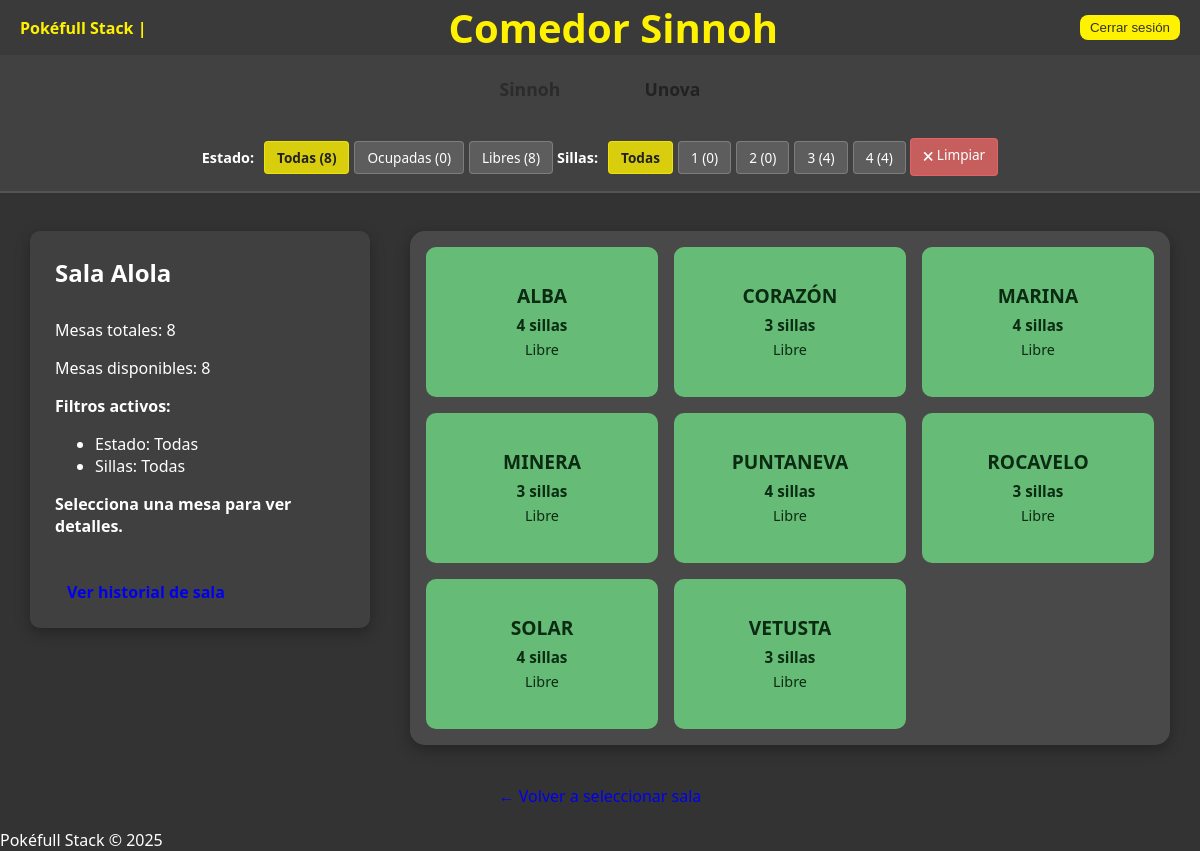
Page /pages/salas/comedores/sinnoh.php on the committed database.
### tables this page shows
CREATE TABLE mesa(
    idMesa INT PRIMARY KEY AUTO_INCREMENT NOT NULL,
    nombre VARCHAR(60) NOT NULL,
    numSillas INT NOT NULL,
    estado ENUM('libre','ocupada', 'reservada', 'mantenimiento') NOT NULL,
    idSala INT NOT NULL
);

### pages/salas/comedores/sinnoh.php (the view, shortened to what this page needs)
<?php
require_once '../../../database/conexion.php';
$filtro_estado = $_GET['filtro_estado'] ?? 'todas';
$filtro_sillas = $_GET['filtro_sillas'] ?? 'todas';
try {
    $sql = "SELECT * FROM mesa WHERE idSala = 4";
    $sql .= " ORDER BY nombre";
    $stmt = $conn->prepare($sql);
    $stmt->execute();
    $mesas = $stmt->fetchAll(PDO::FETCH_ASSOC);
} catch (PDOException $e) {
    $mesas = [];
    $errorMsg = "Error al leer mesas: " . $e->getMessage();
}
$selectedMesa = null;
?>
<!DOCTYPE html>
<html lang="es">
<head>
    <link rel="stylesheet" href="./../../../styles/estilos.css">
</head>
<body class="body-sinnoh">
    <header>
        <span>Pokéfull Stack | <?php echo $_SESSION['username'];?></span>
        <h1>Comedor Sinnoh</h1>
        <form id="cerrar-sesion" action="./../../../processes/logout.php" method="post">
            <button type="submit" class="btn-cerrar">Cerrar sesión</button>
        </form>
    </header>
    <div class="sala-buttons">
        <a href="./sinnoh.php" class="btn-link" disabled>Sinnoh</a>
        <a href="./unova.php" class="btn-link">Unova</a>
    </div>
    <?php
    $total_mesas = count($mesas);
    $ocupadas = 0;
    $libres = 0;
    foreach ($mesas as $m) {
        if ($m['estado'] === 'libre') $libres++;
    }
    $sillas_1 = 0;
    $sillas_2 = 0;
    $sillas_3 = 0;
    $sillas_4 = 0;
    foreach ($mesas as $m) {
        if ($m['numSillas'] == 3) $sillas_3++;
        if ($m['numSillas'] == 4) $sillas_4++;
    }
    ?>
    <div class="filtros-bar">
        <div class="filtro-grupo">
            <span class="filtro-label">Estado:</span>
            <div class="filtro-botones">
                <a href="?filtro_estado=todas&filtro_sillas=<?= $filtro_sillas ?>"
                   class="filtro-btn <?= $filtro_estado === 'todas' ? 'filtro-activo' : '' ?>">
                    Todas (<?= $total_mesas ?>)
                </a>
                <a href="?filtro_estado=ocupadas&filtro_sillas=<?= $filtro_sillas ?>"
                   class="filtro-btn <?= $filtro_estado === 'ocupadas' ? 'filtro-activo' : '' ?>">
                    Ocupadas (<?= $ocupadas ?>)
                </a>
                <a href="?filtro_estado=libres&filtro_sillas=<?= $filtro_sillas ?>"
                   class="filtro-btn <?= $filtro_estado === 'libres' ? 'filtro-activo' : '' ?>">
                    Libres (<?= $libres ?>)
                </a>
            </div>
        </div>
        <div class="filtro-grupo">
            <span class="filtro-label">Sillas:</span>
            <div class="filtro-botones">
                <a href="?filtro_estado=<?= $filtro_estado ?>&filtro_sillas=todas"
                   class="filtro-btn <?= $filtro_sillas === 'todas' ? 'filtro-activo' : '' ?>">
                    Todas
                </a>
                <a href="?filtro_estado=<?= $filtro_estado ?>&filtro_sillas=1"
                   class="filtro-btn <?= $filtro_sillas === '1' ? 'filtro-activo' : '' ?>">
                    1 (<?= $sillas_1 ?>)
                </a>
                <a href="?filtro_estado=<?= $filtro_estado ?>&filtro_sillas=2"
                   class="filtro-btn <?= $filtro_sillas === '2' ? 'filtro-activo' : '' ?>">
                    2 (<?= $sillas_2 ?>)
                </a>
                <a href="?filtro_estado=<?= $filtro_estado ?>&filtro_sillas=3"
                   class="filtro-btn <?= $filtro_sillas === '3' ? 'filtro-activo' : '' ?>">
                    3 (<?= $sillas_3 ?>)
                </a>
                <a href="?filtro_estado=<?= $filtro_estado ?>&filtro_sillas=4"
                   class="filtro-btn <?= $filtro_sillas === '4' ? 'filtro-activo' : '' ?>">
                    4 (<?= $sillas_4 ?>)
                </a>
            </div>
        </div>
        <div class="filtro-grupo">
            <a href="?" class="filtro-btn filtro-limpiar">
                🗙 Limpiar
            </a>
        </div>
    </div>
    <div class="contenedor-principal">
    <div class="info-sala">
        <h2>Sala Alola</h2>
        <?php if (!$selectedMesa): ?>
            <p>Mesas totales: <?= $total_mesas ?></p>
            <p>Mesas disponibles: <?= $libres ?></p>
            <p><strong>Filtros activos:</strong></p>
            <ul>
                <li>Estado: <?= $filtro_estado === 'todas' ? 'Todas' : ucfirst($filtro_estado) ?></li>
                <li>Sillas: <?= $filtro_sillas === 'todas' ? 'Todas' : $filtro_sillas ?></li>
            </ul>
                <strong>Selecciona una mesa para ver detalles.</strong>
                <br><br><br>
                <a class="btn-toggle" href="../../historialSala.php?idSala=4">Ver historial de sala</a>
            <?php endif; ?>
        </div>
        <div class="mesas-container">
            <?php if (empty($mesas)): ?>
                <p>No hay mesas disponibles con los filtros seleccionados.</p>
            <?php else: ?>
                <?php foreach ($mesas as $m): ?>
                    <?php
                        $cls = ($m['estado'] === 'ocupada') ? 'ocupada' : 'libre';
                        $url = "sinnoh.php?select=" . intval($m['idMesa']) .
                               "&filtro_estado=" . $filtro_estado .
                               "&filtro_sillas=" . $filtro_sillas;
                    ?>
                    <a class="mesa <?= $cls ?>" href="<?= $url ?>">
                        <div class="titulo-mesa"><?= htmlspecialchars($m['nombre']) ?></div>
                        <div class="detalle"><?= intval($m['numSillas']) ?> sillas</div>
                        <div class="estado-mesa"><?= ucfirst($m['estado']) ?></div>
                    </a>
                <?php endforeach; ?>
            <?php endif; ?>
        </div>
    </div>
    <div class="volver">
        <a href="../../selecciona_sala.php">
            ← Volver a seleccionar sala
        </a>
    </div>
    <footer>
        <span>Pokéfull Stack &copy; 2025</span>
    </footer>
</body>
</html>

### styles/estilos.css (style rules this page uses)
:root { --amarillo: #fff200; --azul: #2196F3; --morado: #9C27B0; --rosa: #E91E63; }
body { font-family: 'Segoe UI', Tahoma, Geneva, Verdana, sans-serif; background-color: #333; color: #fff; margin: 0; padding: 0; min-height: 100vh; }
h1 { text-align: center; margin: 0; font-size: 2.5rem; }
header { background: rgba(58, 58, 58, 0.95); color: #fff200; padding: 0px 20px; display: flex; align-items: center; justify-content: space-between; }
header span { font-weight: bold; }
.mesas-container { flex: 2; display: grid; grid-template-columns: repeat(auto-fill, minmax(220px, 1fr)); gap: 25px; background: rgba(85, 85, 85, 0.65); padding: 30px; border-radius: 15px; box-shadow: 0 5px 15px rgba(0,0,0,.3); min-height: 400px; }
.mesa { width: 100%; height: 150px; display: flex; flex-direction: column; justify-content: center; align-items: center; border-radius: 10px; font-weight: bold; font-size: 1.2rem; transition: all .15s; cursor: pointer; text-align: center; padding: 10px; color: #222; text-decoration: none; }
.mesa.libre { background: rgba(107, 207, 127, 0.85); color: #0b2b12; }
.titulo-mesa { font-size:1em; margin-bottom:2px; line-height:1.1; }
.detalle { font-size: 0.95rem; font-weight: 600; margin-top: 6px; color: inherit; }
.estado-mesa { font-size: 0.9rem; margin-top: 5px; font-weight: normal; color: inherit; }
.btn-toggle { border: none; padding: 8px 12px; border-radius: 6px; cursor: pointer; margin-top: 10px; font-weight: bold; text-decoration: none; }
.volver { text-align: center; margin: 0px 0 12px 0; }
.volver a { display: inline-block; text-decoration: none; padding: 10px 20px; border-radius: 5px; transition: all 0.2s ease; }
.filtros-bar { background: rgba(68, 68, 68, 0.85); padding: 15px 20px; display: flex; align-items: center; justify-content: center; gap: 30px; flex-wrap: wrap; border-bottom: 2px solid rgba(255, 255, 255, 0.1); margin-bottom: 8px; gap: 4px; }
.filtro-grupo { display: flex; align-items: center; gap: 10px; }
.filtro-label { color: #fff; font-weight: bold; font-size: 0.9rem; white-space: nowrap; }
.filtro-botones { display: flex; gap: 5px; flex-wrap: wrap; }
.filtro-btn { padding: 6px 12px; background: rgba(255, 255, 255, 0.15); color: #fff; text-decoration: none; border-radius: 4px; font-size: 0.85rem; font-weight: 500; transition: all 0.2s ease; border: 1px solid rgba(255, 255, 255, 0.2); white-space: nowrap; }
.filtro-activo { background: rgba(255, 242, 0, 0.8); color: #222; border-color: rgba(255, 242, 0, 0.6); font-weight: bold; }
.filtro-limpiar { background: rgba(255, 107, 107, 0.7); border-color: rgba(255, 107, 107, 0.5); }
.btn, .btn-link { display: inline-block; margin: 0 15px; padding: 12px 25px; cursor: pointer; border: none; border-radius: 5px; font-weight: bold; font-size: 1.1rem; color: #222; text-decoration: none; text-align: center; transition: all 0.2s ease; }
.btn-link[disabled] { cursor: not-allowed; opacity: 0.7; }
.btn-cerrar { background-color: #fff200; border: none; padding: 5px 10px; border-radius: 8px; cursor: pointer; color: #333; text-decoration: none; }
.sala-buttons { text-align: center; padding: 10px; background: rgba(68, 68, 68, 0.85); }
.contenedor-principal { display: flex; justify-content: center; align-items: flex-start; gap: 40px; padding: 30px; max-width: 1200px; margin: 0 auto; }
.info-sala { flex: 1; max-width: 340px; background: rgba(68, 68, 68, 0.75); padding: 25px; border-radius: 10px; box-shadow: 0 5px 15px rgba(0,0,0,.3); min-height: 260px; }
.info-sala h2 { margin-top: 0; padding-bottom: 10px; }
*, *::before, *::after { box-sizing: border-box; }
.mesas-container { gap: 16px !important; padding: 16px !important; }
.mesas-container .mesa { box-sizing: border-box; border-radius: 10px; }
@media (min-width: 901px) { .mesas-container { display: grid; grid-template-columns: repeat(3, 1fr); gap: 16px; padding: 16px; } }

### rows in the picture
mesa: nombre "ALBA", numSillas "4", estado "Libre"
mesa: nombre "CORAZÓN", numSillas "3", estado "Libre"
mesa: nombre "MARINA", numSillas "4", estado "Libre"
mesa: nombre "MINERA", numSillas "3", estado "Libre"
mesa: nombre "PUNTANEVA", numSillas "4", estado "Libre"
mesa: nombre "ROCAVELO", numSillas "3", estado "Libre"
mesa: nombre "SOLAR", numSillas "4", estado "Libre"
mesa: nombre "VETUSTA", numSillas "3", estado "Libre"

### other values in the picture
$total_mesas "8"
$ocupadas "0"
$libres "8"
$sillas_1 "0"
$sillas_2 "0"
$sillas_3 "4"
$sillas_4 "4"
